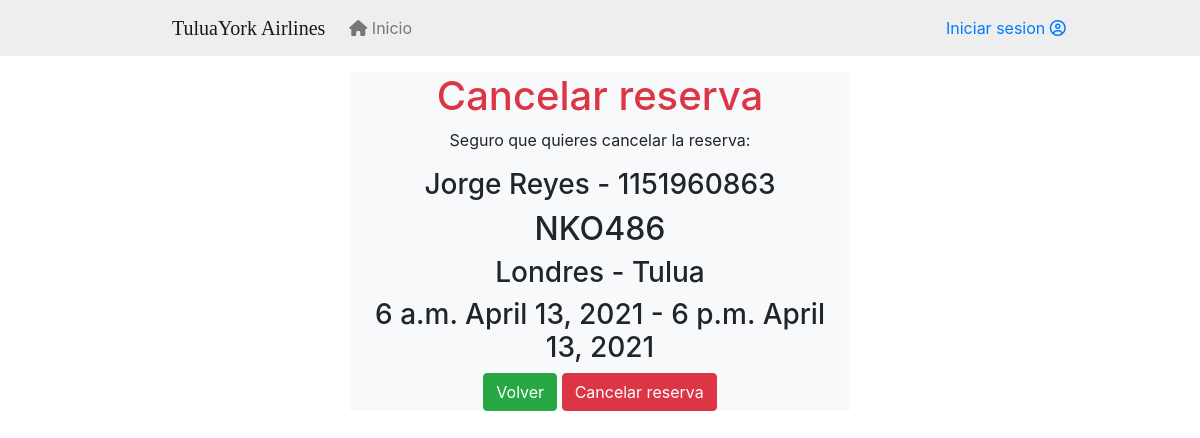
The app's page /flights/cancelreserve/1, older data.
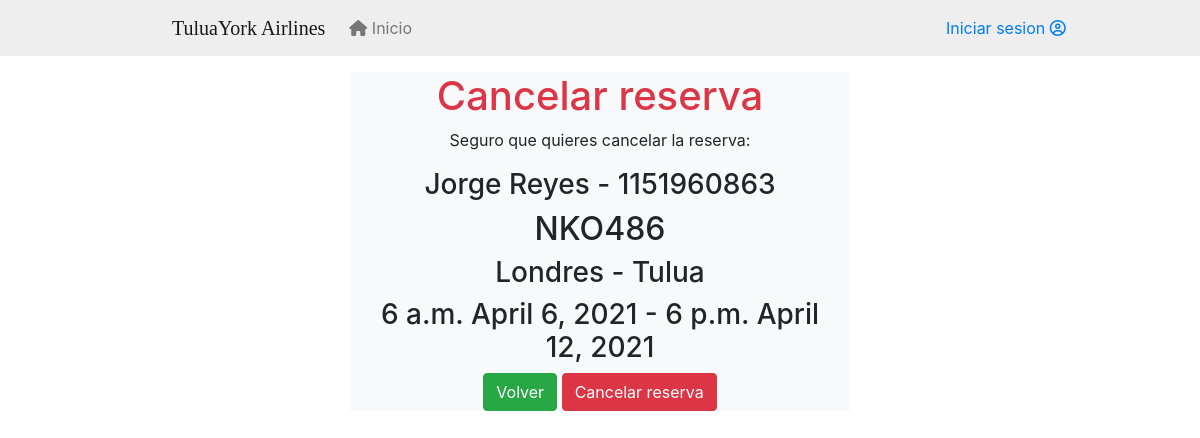
The same page, newer data.
### flights/models.py (models this page shows, shortened)
class reserva(models.Model):
    usuario = models.ForeignKey(settings.AUTH_USER_MODEL, on_delete=models.CASCADE)
    vuelo = models.ForeignKey(vuelo, on_delete=models.CASCADE)
    estado = models.BooleanField(default=True)
    nombre = models.CharField(max_length=20)
    cc = models.CharField(max_length=12)

class vuelo(models.Model):
    nombre = models.CharField(max_length=20)
    origen = models.ForeignKey(ciudad, related_name='origen', on_delete=models.CASCADE)
    destino = models.ForeignKey(ciudad, related_name='destino', on_delete=models.CASCADE)
    fecha_salida = models.DateField()
    hora_salida = models.TimeField()
    fecha_llegada = models.DateField()
    hora_llegada = models.TimeField()
    costo = models.IntegerField()
    estado = models.BooleanField(default=True)
    capacidad = models.IntegerField()

class ciudad(models.Model):
    nombre = models.CharField(max_length=20)
    pais = models.CharField(max_length=20)
    visa = models.BooleanField()

### flights/views.py (the view, shortened to what this page needs)
# urls.py: path('cancelreserve/<int:reserva_id>', cancelreserve, name='cancelreserve'),
def cancelreserve(request, reserva_id):
    titulo = "Cancelar reserva"
    mensaje = ""
    Reserva = reserva.objects.get(id=reserva_id)
    Vuelo = vuelo.objects.get(id=Reserva.vuelo.id)
    context = {"titulo": titulo, "mensaje": mensaje, "reserva": Reserva}
    return render(request, "cancel_reserva.html", context)

### flights/templates/cancel_reserva.html (shortened to what this page needs)
{% extends "base.html" %}
{% block content %}
<form action="" method="POST">
    <div class="row">
        <div class="col-6 bg-light offset-3 text-center">
            <h1 class="text-danger">{{titulo}}</h1>
            <p>Seguro que quieres cancelar la reserva:</p>
            <h3>{{reserva.nombre}} - {{reserva.cc}}</h3>
            <h2>{{reserva.vuelo.nombre}}</h2>
            <h3>{{reserva.vuelo.origen.nombre}} - {{reserva.vuelo.destino.nombre}}</h3>
            <h3>{{reserva.vuelo.hora_salida}} {{reserva.vuelo.fecha_salida}} - {{reserva.vuelo.hora_llegada}} {{reserva.vuelo.fecha_llegada}}</h3>
            <a class="btn btn-success" href="/flights/greservas/{{ user.id }}">Volver</a>
            <input name="Cancelar" type="submit" class="btn btn-danger" value="Cancelar reserva">
        </div>
    </div>
</form>
{% endblock content %}

Row changes from the older to the newer data that the page shows:
changed reserva "Jorge Reyes": vuelo.fecha_salida "April 13, 2021" → "April 6, 2021"; vuelo.fecha_llegada "April 13, 2021" → "April 12, 2021"
